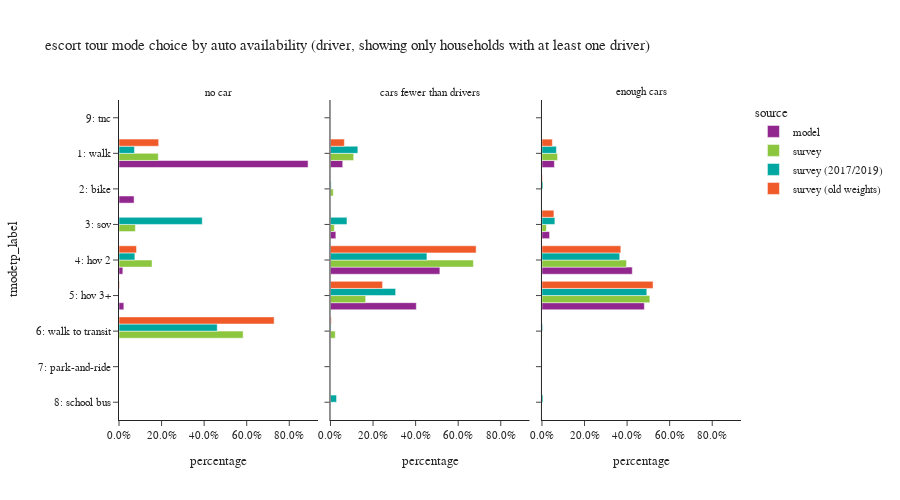

This figure's notebook cell:
### Code cell
plot_mode_choice(es_tour.loc[es_tour['auto_available_driver'] != "no dirver"], "auto_available_driver",
                 {"auto_available_driver": ["no car", "cars fewer than drivers", "enough cars"],
                  "tmodetp_label": ["1: walk", "2: bike", "3: sov", "4: hov 2", "5: hov 3+", "6: walk to transit",
                                    "7: park-and-ride", "8: school bus", "9: other–survey only"]},
                 "auto availability (driver, showing only households with at least one driver)", 3, 500, 900)

### Figure 1 — Plotly figure (JSON) as saved in the notebook; plotly's stock layout.template omitted (floating-point values rounded to 4 significant figures)
{"data": [{"alignmentgroup": "True", "customdata": [[14782], [1179], [300], [378]], "hovertemplate": "source=model<br>auto_available_driver=no car<br>percentage=%{x}<br>tmodetp_label=%{y}<br>sample count=%{customdata[0]}<extra></extra>", "legendgroup": "model", "marker": {"color": "#91268F", "pattern": {"shape": ""}}, "name": "model", "offsetgroup": "model", "orientation": "h", "showlegend": true, "textposition": "auto", "type": "bar", "x": [0.8884, 0.07086, 0.01803, 0.02272], "xaxis": "x", "y": ["1: walk", "2: bike", "4: hov 2", "5: hov 3+"], "yaxis": "y"}, {"alignmentgroup": "True", "customdata": [[5447], [2385], [48672], [38188]], "hovertemplate": "source=model<br>auto_available_driver=cars fewer than drivers<br>percentage=%{x}<br>tmodetp_label=%{y}<br>sample count=%{customdata[0]}<extra></extra>", "legendgroup": "model", "marker": {"color": "#91268F", "pattern": {"shape": ""}}, "name": "model", "offsetgroup": "model", "orientation": "h", "showlegend": false, "textposition": "auto", "type": "bar", "x": [0.05752, 0.02519, 0.514, 0.4033], "xaxis": "x2", "y": ["1: walk", "3: sov", "4: hov 2", "5: hov 3+"], "yaxis": "y2"}, {"alignmentgroup": "True", "customdata": [[10383], [1], [6365], [75319], [85381]], "hovertemplate": "source=model<br>auto_available_driver=enough cars<br>percentage=%{x}<br>tmodetp_label=%{y}<br>sample count=%{customdata[0]}<extra></extra>", "legendgroup": "model", "marker": {"color": "#91268F", "pattern": {"shape": ""}}, "name": "model", "offsetgroup": "model", "orientation": "h", "showlegend": false, "textposition": "auto", "type": "bar", "x": [0.05851, 5.635e-06, 0.03587, 0.4245, 0.4812], "xaxis": "x3", "y": ["1: walk", "2: bike", "3: sov", "4: hov 2", "5: hov 3+"], "yaxis": "y3"}, {"alignmentgroup": "True", "customdata": [[4], [1], [1], [4]], "hovertemplate": "source=survey<br>auto_available_driver=no car<br>percentage=%{x}<br>tmodetp_label=%{y}<br>sample count=%{customdata[0]}<extra></extra>", "legendgroup": "survey", "marker": {"color": "#8CC63E", "pattern": {"shape": ""}}, "name": "survey", "offsetgroup": "survey", "orientation": "h", "showlegend": true, "textposition": "auto", "type": "bar", "x": [0.1846, 0.07694, 0.1552, 0.5832], "xaxis": "x", "y": ["1: walk", "3: sov", "4: hov 2", "6: walk to transit"], "yaxis": "y"}, {"alignmentgroup": "True", "customdata": [[39], [7], [13], [100], [55], [2], [1]], "hovertemplate": "source=survey<br>auto_available_driver=cars fewer than drivers<br>percentage=%{x}<br>tmodetp_label=%{y}<br>sample count=%{customdata[0]}<extra></extra>", "legendgroup": "survey", "marker": {"color": "#8CC63E", "pattern": {"shape": ""}}, "name": "survey", "offsetgroup": "survey", "orientation": "h", "showlegend": false, "textposition": "auto", "type": "bar", "x": [0.1091, 0.01313, 0.01814, 0.6715, 0.1654, 0.0224, 0.0002966], "xaxis": "x2", "y": ["1: walk", "2: bike", "3: sov", "4: hov 2", "5: hov 3+", "6: walk to transit", "8: school bus"], "yaxis": "y2"}, {"alignmentgroup": "True", "customdata": [[37], [4], [15], [188], [174], [4], [2]], "hovertemplate": "source=survey<br>auto_available_driver=enough cars<br>percentage=%{x}<br>tmodetp_label=%{y}<br>sample count=%{customdata[0]}<extra></extra>", "legendgroup": "survey", "marker": {"color": "#8CC63E", "pattern": {"shape": ""}}, "name": "survey", "offsetgroup": "survey", "orientation": "h", "showlegend": false, "textposition": "auto", "type": "bar", "x": [0.07336, 0.0003836, 0.02066, 0.3974, 0.5069, 0.0008038, 0.0005181], "xaxis": "x3", "y": ["1: walk", "2: bike", "3: sov", "4: hov 2", "5: hov 3+", "6: walk to transit", "8: school bus"], "yaxis": "y3"}, {"alignmentgroup": "True", "customdata": [[5], [1], [1], [4]], "hovertemplate": "source=survey (2017/2019)<br>auto_available_driver=no car<br>percentage=%{x}<br>tmodetp_label=%{y}<br>sample count=%{customdata[0]}<extra></extra>", "legendgroup": "survey (2017/2019)", "marker": {"color": "#00A7A0", "pattern": {"shape": ""}}, "name": "survey (2017/2019)", "offsetgroup": "survey (2017/2019)", "orientation": "h", "showlegend": true, "textposition": "auto", "type": "bar", "x": [0.07271, 0.3911, 0.07453, 0.4616], "xaxis": "x", "y": ["1: walk", "3: sov", "4: hov 2", "6: walk to transit"], "yaxis": "y"}, {"alignmentgroup": "True", "customdata": [[42], [9], [18], [102], [64], [4], [2]], "hovertemplate": "source=survey (2017/2019)<br>auto_available_driver=cars fewer than drivers<br>percentage=%{x}<br>tmodetp_label=%{y}<br>sample count=%{customdata[0]}<extra></extra>", "legendgroup": "survey (2017/2019)", "marker": {"color": "#00A7A0", "pattern": {"shape": ""}}, "name": "survey (2017/2019)", "offsetgroup": "survey (2017/2019)", "orientation": "h", "showlegend": false, "textposition": "auto", "type": "bar", "x": [0.1287, 0.003209, 0.07755, 0.4532, 0.3061, 0.002705, 0.02854], "xaxis": "x2", "y": ["1: walk", "2: bike", "3: sov", "4: hov 2", "5: hov 3+", "6: walk to transit", "8: school bus"], "yaxis": "y2"}, {"alignmentgroup": "True", "customdata": [[40], [5], [31], [207], [202], [5], [4]], "hovertemplate": "source=survey (2017/2019)<br>auto_available_driver=enough cars<br>percentage=%{x}<br>tmodetp_label=%{y}<br>sample count=%{customdata[0]}<extra></extra>", "legendgroup": "survey (2017/2019)", "marker": {"color": "#00A7A0", "pattern": {"shape": ""}}, "name": "survey (2017/2019)", "offsetgroup": "survey (2017/2019)", "orientation": "h", "showlegend": false, "textposition": "auto", "type": "bar", "x": [0.06795, 0.004817, 0.06073, 0.3654, 0.4926, 0.0034, 0.005088], "xaxis": "x3", "y": ["1: walk", "2: bike", "3: sov", "4: hov 2", "5: hov 3+", "6: walk to transit", "8: school bus"], "yaxis": "y3"}, {"alignmentgroup": "True", "customdata": [[11], [1], [1], [9]], "hovertemplate": "source=survey (old weights)<br>auto_available_driver=no car<br>percentage=%{x}<br>tmodetp_label=%{y}<br>sample count=%{customdata[0]}<extra></extra>", "legendgroup": "survey (old weights)", "marker": {"color": "#F05A28", "pattern": {"shape": ""}}, "name": "survey (old weights)", "offsetgroup": "survey (old weights)", "orientation": "h", "showlegend": true, "textposition": "auto", "type": "bar", "x": [0.1863, 0.08232, 0.002513, 0.7289], "xaxis": "x", "y": ["1: walk", "4: hov 2", "5: hov 3+", "6: walk to transit"], "yaxis": "y"}, {"alignmentgroup": "True", "customdata": [[37], [3], [11], [132], [91], [3]], "hovertemplate": "source=survey (old weights)<br>auto_available_driver=cars fewer than drivers<br>percentage=%{x}<br>tmodetp_label=%{y}<br>sample count=%{customdata[0]}<extra></extra>", "legendgroup": "survey (old weights)", "marker": {"color": "#F05A28", "pattern": {"shape": ""}}, "name": "survey (old weights)", "offsetgroup": "survey (old weights)", "orientation": "h", "showlegend": false, "textposition": "auto", "type": "bar", "x": [0.06526, 0.0005417, 0.001333, 0.6843, 0.2447, 0.003904], "xaxis": "x2", "y": ["1: walk", "2: bike", "3: sov", "4: hov 2", "5: hov 3+", "6: walk to transit"], "yaxis": "y2"}, {"alignmentgroup": "True", "customdata": [[51], [5], [18], [222], [200], [1], [1]], "hovertemplate": "source=survey (old weights)<br>auto_available_driver=enough cars<br>percentage=%{x}<br>tmodetp_label=%{y}<br>sample count=%{customdata[0]}<extra></extra>", "legendgroup": "survey (old weights)", "marker": {"color": "#F05A28", "pattern": {"shape": ""}}, "name": "survey (old weights)", "offsetgroup": "survey (old weights)", "orientation": "h", "showlegend": false, "textposition": "auto", "type": "bar", "x": [0.04877, 0.002349, 0.05618, 0.3706, 0.522, 5.534e-05, 4.07e-05], "xaxis": "x3", "y": ["1: walk", "2: bike", "3: sov", "4: hov 2", "5: hov 3+", "6: walk to transit", "9: tnc"], "yaxis": "y3"}], "layout": {"annotations": [{"font": {}, "showarrow": false, "text": "no car", "x": 0.16, "xanchor": "center", "xref": "paper", "y": 1.0, "yanchor": "bottom", "yref": "paper"}, {"font": {}, "showarrow": false, "text": "cars fewer than drivers", "x": 0.5, "xanchor": "center", "xref": "paper", "y": 1.0, "yanchor": "bottom", "yref": "paper"}, {"font": {}, "showarrow": false, "text": "enough cars", "x": 0.84, "xanchor": "center", "xref": "paper", "y": 1.0, "yanchor": "bottom", "yref": "paper"}], "barmode": "group", "height": 500, "legend": {"title": {"text": "source"}, "tracegroupgap": 0}, "title": {"text": "escort tour mode choice by auto availability (driver, showing only households with at least one driver)"}, "width": 900, "xaxis": {"anchor": "y", "domain": [0.0, 0.32], "tickformat": ".1%", "title": {"text": "percentage"}}, "xaxis2": {"anchor": "y2", "domain": [0.34, 0.66], "matches": "x", "tickformat": ".1%", "title": {"text": "percentage"}}, "xaxis3": {"anchor": "y3", "domain": [0.68, 1.0], "matches": "x", "tickformat": ".1%", "title": {"text": "percentage"}}, "yaxis": {"anchor": "x", "categoryarray": ["9: other–survey only", "8: school bus", "7: park-and-ride", "6: walk to transit", "5: hov 3+", "4: hov 2", "3: sov", "2: bike", "1: walk"], "categoryorder": "array", "domain": [0.0, 1.0], "title": {"text": "tmodetp_label"}}, "yaxis2": {"anchor": "x2", "domain": [0.0, 1.0], "matches": "y", "showticklabels": false}, "yaxis3": {"anchor": "x3", "domain": [0.0, 1.0], "matches": "y", "showticklabels": false}}}
